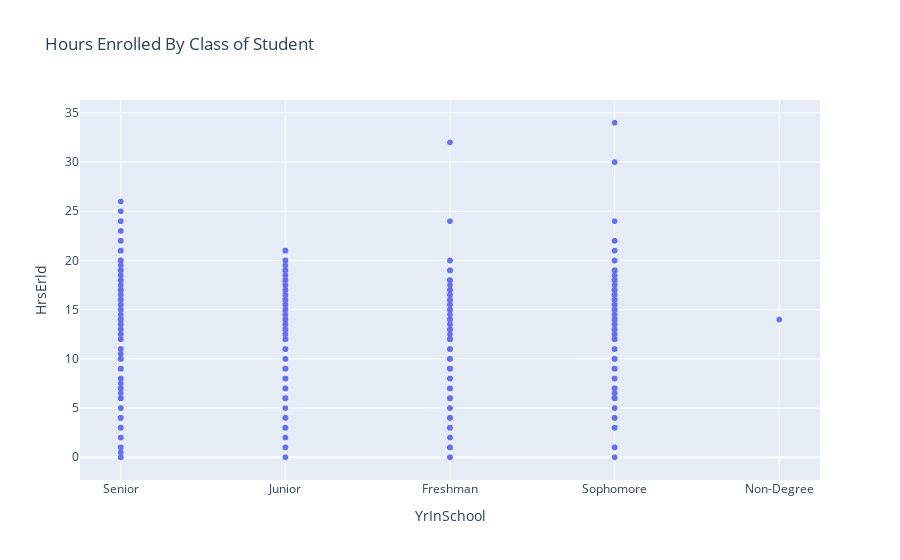

Write notebook code for a chart like this one.
### Code cell
px.scatter(df2, x='YrInSchool', y='HrsErld', title='Hours Enrolled By Class of Student')

### Figure 1 — Plotly figure (JSON) as saved in the notebook; plotly's stock layout.template omitted (floating-point values rounded to 4 significant figures; data arrays with more than 128 entries replaced by an {"elided": "..."} marker saying what was removed)
{"data": [{"hovertemplate": "YrInSchool=%{x}<br>HrsErld=%{y}<extra></extra>", "legendgroup": "", "marker": {"color": "#636efa", "symbol": "circle"}, "mode": "markers", "name": "", "showlegend": false, "type": "scattergl", "x": {"elided": "34143 str values"}, "xaxis": "x", "y": {"elided": "34143 float values"}, "yaxis": "y"}], "layout": {"legend": {"tracegroupgap": 0}, "title": {"text": "Hours Enrolled By Class of Student"}, "xaxis": {"anchor": "y", "domain": [0, 1], "title": {"text": "YrInSchool"}}, "yaxis": {"anchor": "x", "domain": [0, 1], "title": {"text": "HrsErld"}}}}
